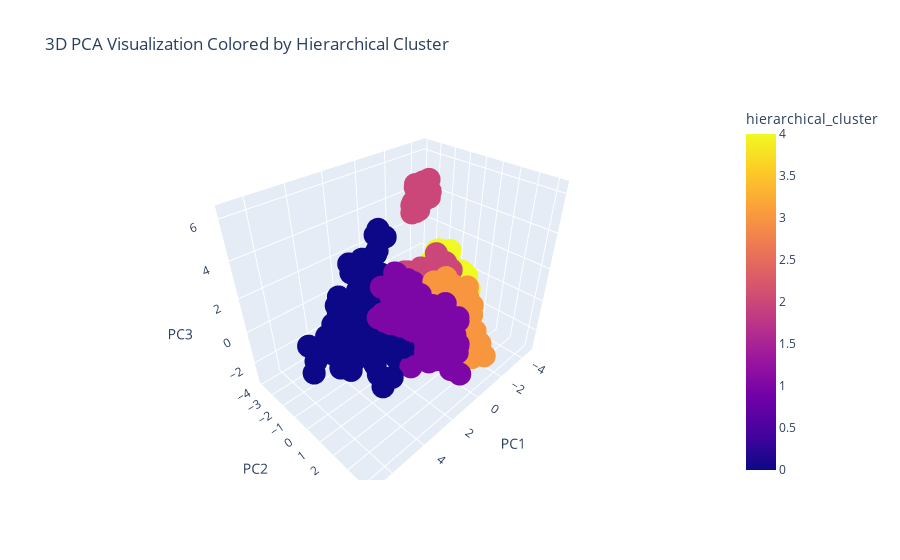

The code cell stored with this chart in its notebook:
### Markdown cell above
#### Visualization

### Code cell
import plotly.express as px

# 3D scatter plot for visualizing clusters
fig = px.scatter_3d(final_data, x='PC1', y='PC2', z='PC3', color='hierarchical_cluster', 
                    title='3D PCA Visualization Colored by Hierarchical Cluster')
fig.show()

### Figure 1 — Plotly figure (JSON) as saved in the notebook; plotly's stock layout.template omitted (floating-point values rounded to 4 significant figures; data arrays with more than 128 entries replaced by an {"elided": "..."} marker saying what was removed)
{"data": [{"hovertemplate": "PC1=%{x}<br>PC2=%{y}<br>PC3=%{z}<br>hierarchical_cluster=%{marker.color}<extra></extra>", "legendgroup": "", "marker": {"color": {"elided": "1819 int values"}, "coloraxis": "coloraxis", "symbol": "circle"}, "mode": "markers", "name": "", "scene": "scene", "showlegend": false, "type": "scatter3d", "x": {"elided": "1819 float values"}, "y": {"elided": "1819 float values"}, "z": {"elided": "1819 float values"}}], "layout": {"coloraxis": {"colorbar": {"title": {"text": "hierarchical_cluster"}}, "colorscale": [[0, "#0d0887"], [0.1111, "#46039f"], [0.2222, "#7201a8"], [0.3333, "#9c179e"], [0.4444, "#bd3786"], [0.5556, "#d8576b"], [0.6667, "#ed7953"], [0.7778, "#fb9f3a"], [0.8889, "#fdca26"], [1, "#f0f921"]]}, "legend": {"tracegroupgap": 0}, "scene": {"domain": {"x": [0, 1], "y": [0, 1]}, "xaxis": {"title": {"text": "PC1"}}, "yaxis": {"title": {"text": "PC2"}}, "zaxis": {"title": {"text": "PC3"}}}, "title": {"text": "3D PCA Visualization Colored by Hierarchical Cluster"}}}
